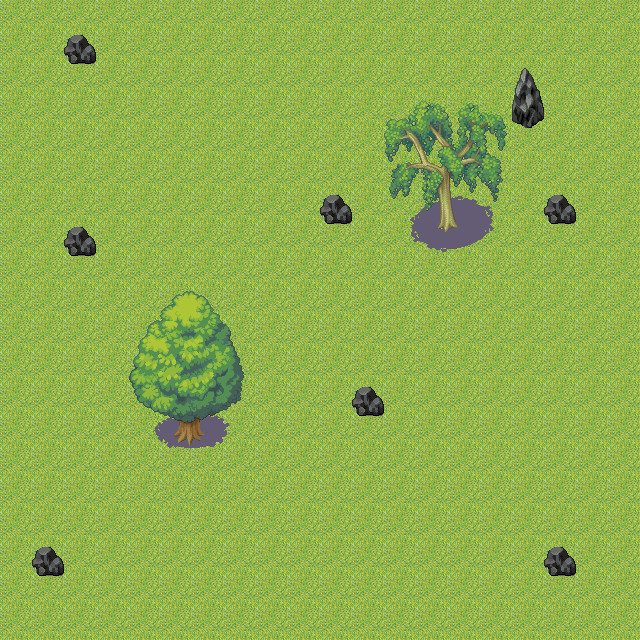

A 2D game scene composited from a Tiled map and its tileset images. What follows is a short description and the map's XML, with every tile layer's data as written:
An orthogonal 20x20 tile map with 32x32 px tiles, 3 tile layers (1st Layer, Player, 2nd Layer).

<map version="1.0" orientation="orthogonal" renderorder="right-down" width="20" height="20" tilewidth="32" tileheight="32" nextobjectid="1">
 <tileset firstgid="1" name="JapaneseVillage" tilewidth="32" tileheight="32" tilecount="328" columns="8">
  <image source="../sprites/JapaneseVillage.png" trans="f0f0f0" width="256" height="1312" />
 </tileset>
 <layer name="1st Layer" width="20" height="20">
  <data encoding="csv">
17,17,17,17,17,17,17,17,17,17,17,17,17,17,17,17,17,17,17,17,
17,17,17,17,17,17,17,17,17,17,17,17,17,17,17,17,17,17,17,17,
17,17,17,17,17,17,17,17,17,17,17,17,17,17,17,17,17,17,17,17,
17,17,17,17,17,17,17,17,17,17,17,17,17,17,17,17,17,17,17,17,
17,17,17,17,17,17,17,17,17,17,17,17,17,17,17,17,17,17,17,17,
17,17,17,17,17,17,17,17,17,17,17,17,17,17,17,17,17,17,17,17,
17,17,17,17,17,17,17,17,17,17,17,17,17,17,17,17,17,17,17,17,
17,17,17,17,17,17,17,17,17,17,17,17,17,17,17,17,17,17,17,17,
17,17,17,17,17,17,17,17,17,17,17,17,17,17,17,17,17,17,17,17,
17,17,17,17,17,17,17,17,17,17,17,17,17,17,17,17,17,17,17,17,
17,17,17,17,17,17,17,17,17,17,17,17,17,17,17,17,17,17,17,17,
17,17,17,17,17,17,17,17,17,17,17,17,17,17,17,17,17,17,17,17,
17,17,17,17,17,17,17,17,17,17,17,17,17,17,17,17,17,17,17,17,
17,17,17,17,17,17,17,17,17,17,17,17,17,17,17,17,17,17,17,17,
17,17,17,17,17,17,17,17,17,17,17,17,17,17,17,17,17,17,17,17,
17,17,17,17,17,17,17,17,17,17,17,17,17,17,17,17,17,17,17,17,
17,17,17,17,17,17,17,17,17,17,17,17,17,17,17,17,17,17,17,17,
17,17,17,17,17,17,17,17,17,17,17,17,17,17,17,17,17,17,17,17,
17,17,17,17,17,17,17,17,17,17,17,17,17,17,17,17,17,17,17,17,
17,17,17,17,17,17,17,17,17,17,17,17,17,17,17,17,17,17,17,17
</data>
 </layer>
 <layer name="Player" width="20" height="20">
  <data encoding="csv">
0,0,0,0,0,0,0,0,0,0,0,0,0,0,0,0,0,0,0,0,
0,0,0,0,0,0,0,0,0,0,0,0,0,0,0,0,0,0,0,0,
0,0,0,0,0,0,0,0,0,0,0,0,0,0,0,0,0,0,0,0,
0,0,0,0,0,0,0,0,0,0,0,0,0,0,0,0,0,0,0,0,
0,0,0,0,0,0,0,0,0,0,0,0,0,0,0,0,0,0,0,0,
0,0,0,0,0,0,0,0,0,0,0,0,0,0,0,0,0,0,0,0,
0,0,0,0,0,0,0,0,0,0,0,0,0,0,0,0,0,0,0,0,
0,0,0,0,0,0,0,0,0,0,0,0,0,0,0,0,0,0,0,0,
0,0,0,0,0,0,0,0,0,0,0,0,0,0,0,0,0,0,0,0,
0,0,0,0,0,0,0,0,0,0,0,0,0,0,0,0,0,0,0,0,
0,0,0,0,0,0,0,0,0,0,0,0,0,0,0,0,0,0,0,0,
0,0,0,0,0,0,0,0,0,0,0,0,0,0,0,0,0,0,0,0,
0,0,0,0,0,0,0,0,0,0,0,0,0,0,0,0,0,0,0,0,
0,0,0,0,0,0,0,0,0,0,0,0,0,0,0,0,0,0,0,0,
0,0,0,0,0,0,0,0,0,0,0,0,0,0,0,0,0,0,0,0,
0,0,0,0,0,0,0,0,0,0,0,0,0,0,0,0,0,0,0,0,
0,0,0,0,0,0,0,0,0,0,0,0,0,0,0,0,0,0,0,0,
0,0,0,0,0,0,0,0,0,0,0,0,0,0,0,0,0,0,0,0,
0,0,0,0,0,0,0,0,0,0,0,0,0,0,0,0,0,0,0,0,
0,0,0,0,0,0,0,0,0,0,0,0,0,0,0,0,0,0,0,0
</data>
 </layer>
 <layer name="2nd Layer" width="20" height="20">
  <properties>
   <property name="playerLayer" type="bool" value="true" />
  </properties>
  <data encoding="csv">
0,0,0,0,0,0,0,0,0,0,0,0,0,0,0,0,0,0,0,0,
0,0,9,0,0,0,0,0,0,0,0,0,0,0,0,0,0,0,0,0,
0,0,0,0,0,0,0,0,0,0,0,0,0,0,0,0,7,0,0,0,
0,0,0,0,0,0,0,0,0,0,0,0,125,126,127,128,15,0,0,0,
0,0,0,0,0,0,0,0,0,0,0,0,133,134,135,136,0,0,0,0,
0,0,0,0,0,0,0,0,0,0,0,0,141,142,143,144,0,0,0,0,
0,0,0,0,0,0,0,0,0,0,9,0,149,150,151,152,0,9,0,0,
0,0,9,0,0,0,0,0,0,0,0,0,157,158,159,160,0,0,0,0,
0,0,0,0,0,0,0,0,0,0,0,0,0,0,0,0,0,0,0,0,
0,0,0,0,121,122,123,124,0,0,0,0,0,0,0,0,0,0,0,0,
0,0,0,0,129,130,131,132,0,0,0,0,0,0,0,0,0,0,0,0,
0,0,0,0,137,138,139,140,0,0,0,0,0,0,0,0,0,0,0,0,
0,0,0,0,145,146,147,148,0,0,0,9,0,0,0,0,0,0,0,0,
0,0,0,0,153,154,155,156,0,0,0,0,0,0,0,0,0,0,0,0,
0,0,0,0,0,0,0,0,0,0,0,0,0,0,0,0,0,0,0,0,
0,0,0,0,0,0,0,0,0,0,0,0,0,0,0,0,0,0,0,0,
0,0,0,0,0,0,0,0,0,0,0,0,0,0,0,0,0,0,0,0,
0,9,0,0,0,0,0,0,0,0,0,0,0,0,0,0,0,9,0,0,
0,0,0,0,0,0,0,0,0,0,0,0,0,0,0,0,0,0,0,0,
0,0,0,0,0,0,0,0,0,0,0,0,0,0,0,0,0,0,0,0
</data>
 </layer>
</map>
